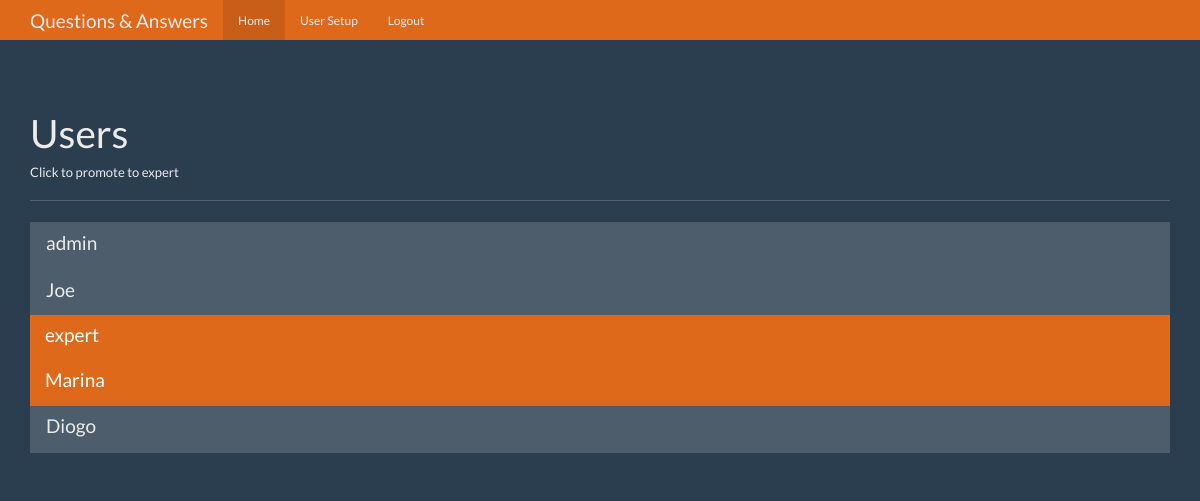
The app's page /users (signed in) with its own data.
### tables this page shows
CREATE TABLE users(
	id  integer primary key autoincrement,
	name text not null,
	password text not null,
	expert boolean not null,
	admin boolean not null
);

### app.py (the view)
@app.route('/users')
def users ():
    user = get_current_user()
    db = get_db()
    users_cur = db.execute('select * from users')
    user_results = users_cur.fetchall()
    return render_template('users.html', user=user, users=user_results)

### app.py (called while the page is built)
def get_current_user():
    user_result = None
    if 'user' in session:
        user = session['user']
        db = get_db()
        user_cur = db.execute('select * from users where name = ?', [user])
        user_result = user_cur.fetchone()
    return user_result

### database.py (called while the page is built)
def connect_db():
    sql = sqlite3.connect('questions.db')
    sql.row_factory = sqlite3.Row  # Retorna as linhas como dicionários ao invés de tuplas
    return sql

def get_db():
    if not hasattr(g, 'sqlite_db'):  # Verifica se 'sqlite_db' não existe em 'g'
        g.sqlite_db = connect_db()  # Conecta ao banco de dados e armazena a conexão em 'g'
    return g.sqlite_db

### templates/users.html (shortened to what this page needs)
<!DOCTYPE html>
<html lang="en">
  <head>
    <link href="{{ url_for('static', filename='bootstrap.min.css') }}" rel="stylesheet">
    <link href="{{ url_for('static', filename='theme.css') }}" rel="stylesheet">
  </head>
  <body>
    <nav class="navbar navbar-inverse navbar-fixed-top">
      <div class="container">
        <div class="navbar-header">
          <a class="navbar-brand" href="#">Questions & Answers</a>
        </div>
        <div id="navbar" class="navbar-collapse collapse">
          <ul class="nav navbar-nav">
            <li class="active"><a href="{{ url_for('index') }}">Home</a></li>
            {% if user and user['admin'] == 1 %}
            <li><a href="{{ url_for('users') }}">User Setup</a></li>
            {% endif %}
            {% if user %}
            <li><a href="{{ url_for('logout') }}">Logout</a></li>
            {% endif %}
          </ul>
        </div>
      </div>
    </nav>
    <div class="container theme-showcase" role="main">
      <div class="page-header">
        <h1>Users</h1>
        <h6>Click to promote to expert</h6>
      </div>
      <div class="row">
        <div class="col-lg-12">
          <div class="list-group">
            {% for user in users %}
            <a href="{{ url_for('promote', user_id=user['id']) }}" class="list-group-item {% if user['expert'] ==1 %} active {% endif %}">
              <h4 class="list-group-item-heading">{{ user['name'] }}</h4>
            </a>
            {% endfor %}
          </div>
        </div>
      </div>
    </div>
  </body>
</html>

### static/theme.css (style rules this page uses)
body { padding-top: 70px; padding-bottom: 30px; }

### records on screen
users: name "admin"
users: name "Joe"
users: name "expert"
users: name "Marina"
users: name "Diogo"
